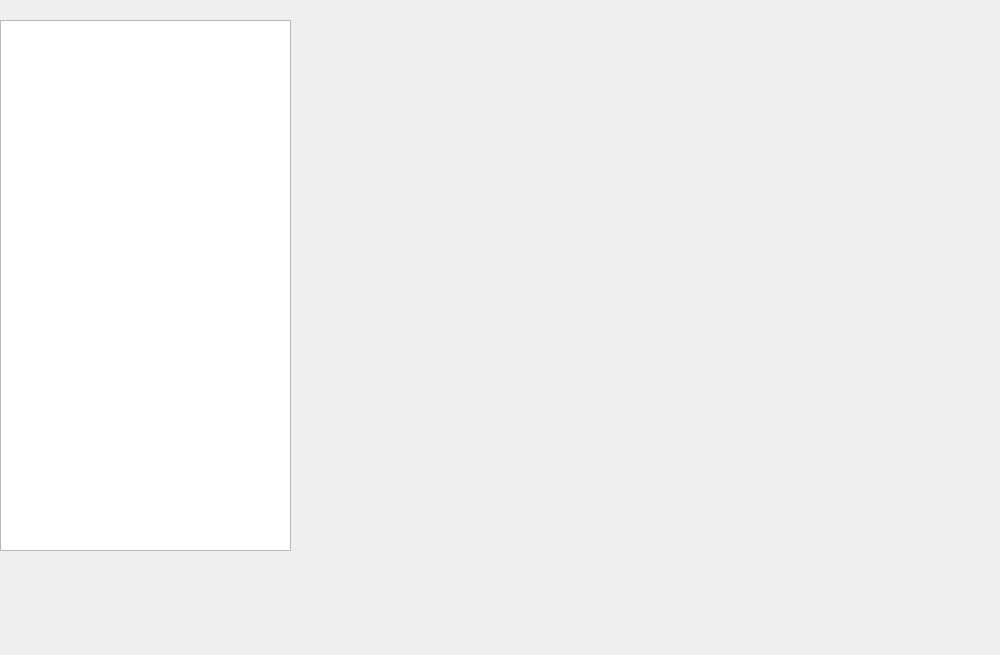
<?xml version="1.0" encoding="UTF-8"?>
<ui version="4.0">
 <class>BEMemoryEditDialog</class>
 <widget class="QDialog" name="BEMemoryEditDialog">
  <property name="geometry">
   <rect>
    <x>0</x>
    <y>0</y>
    <width>1000</width>
    <height>655</height>
   </rect>
  </property>
  <property name="windowTitle">
   <string>BEMemoryEditDialog</string>
  </property>
  <widget class="QListWidget" name="listWidget">
   <property name="geometry">
    <rect>
     <x>0</x>
     <y>20</y>
     <width>291</width>
     <height>531</height>
    </rect>
   </property>
  </widget>
  <widget class="QStackedWidget" name="stackedWidget">
   <property name="geometry">
    <rect>
     <x>310</x>
     <y>30</y>
     <width>451</width>
     <height>501</height>
    </rect>
   </property>
   <widget class="QWidget" name="page"/>
   <widget class="QWidget" name="page_2"/>
  </widget>
 </widget>
 <layoutdefault spacing="6" margin="11"/>
 <resources/>
 <connections/>
</ui>
